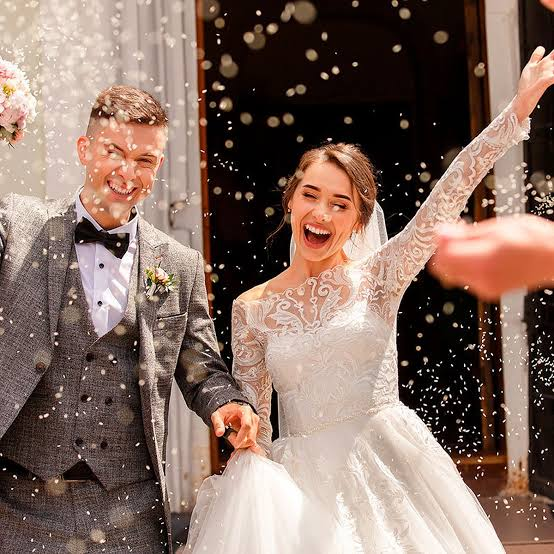
#> input picture assets/images/celebration.jpg, 554 x 554 px; its folder holds only this picture in this run
$ python generate-image-previews.py
#> lines starting #> are read from the running program, lines starting #| are printed output that depends on the picture
"""Build lossless, antialiased screen previews. Requires Pillow; originals stay intact."""

from pathlib import Path

from PIL import Image, ImageOps


ROOT = Path(__file__).resolve().parents[1]
WIDTHS = (50, 100, 200, 400, 800, 1600)


def main():
    sources = sorted((ROOT / "assets" / "images_person").glob("*.jpg"), key=lambda path: int(path.stem))
    sources.extend(sorted((ROOT / "assets" / "images").glob("*.jpg")))
    sources.extend(sorted((ROOT / "assets" / "images").glob("*.png")))
    sources.extend(sorted((ROOT / "animals").glob("*.jpg")))
    for source in sources:
        destination = source.parent / "previews"
        destination.mkdir(parents=True, exist_ok=True)
        with Image.open(source) as original:
#> original is the input picture: PIL image 554x554 RGB; mean R, G, B 133.8, 110.3, 99.7
            image = ImageOps.exif_transpose(original).convert("RGB")
            for width in WIDTHS:
                if width >= image.width:
                    continue
                height = round(image.height * width / image.width)
                preview = image.resize((width, height), Image.Resampling.LANCZOS)
                preview.save(
                    destination / f"{source.stem}-{width}.png",
                    icc_profile=original.info.get("icc_profile"),
                )
#> this loop made 6 passes
#> pass 1, in main, `preview = image.resize((width, height), Image.Resampling.LANCZOS)`:
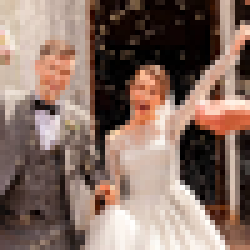
#> preview: PIL image 50x50 RGB (shown 5 times larger); mean R, G, B 133.9, 110.5, 100
#> pass 2, in main, `preview = image.resize((width, height), Image.Resampling.LANCZOS)`:
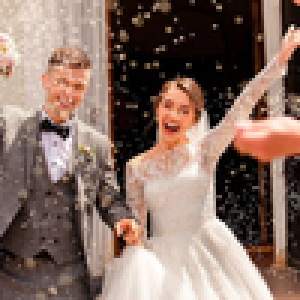
#> preview: PIL image 100x100 RGB (shown 3 times larger); mean R, G, B 133.9, 110.5, 99.9
#> pass 3, in main, `preview = image.resize((width, height), Image.Resampling.LANCZOS)`:
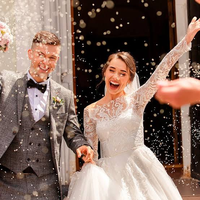
#> preview: PIL image 200x200 RGB; mean R, G, B 133.8, 110.4, 99.9
#> after the loop:
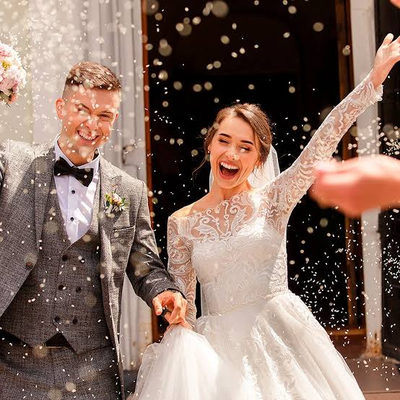
#> preview: PIL image 400x400 RGB; mean R, G, B 133.8, 110.4, 99.8
        print(f"{source.relative_to(ROOT)}: previews ready", flush=True)


if __name__ == "__main__":
    main()

$ run again, on assets/images_person/1.jpg
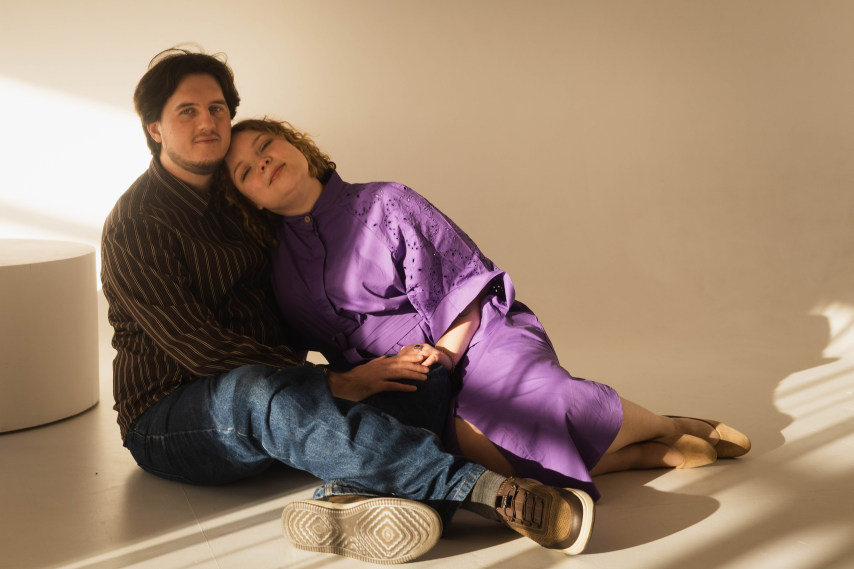
#> input picture assets/images_person/1.jpg, 2560 x 1707 px (shown at 1/3 size)
#> in main, original is the input picture: PIL image 2560x1707 RGB; mean R, G, B 153.1, 128.5, 109.9
#> the loop in main, `for width in WIDTHS:` made 6 passes
#> pass 2, in main, `preview = image.resize((width, height), Image.Resampling.LANCZOS)`:
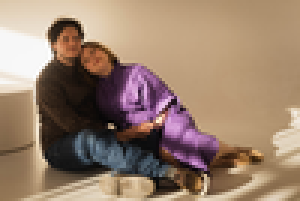
#> preview: PIL image 100x67 RGB (shown 3 times larger); mean R, G, B 153.1, 128.5, 109.9
#> pass 3, in main, `preview = image.resize((width, height), Image.Resampling.LANCZOS)`:
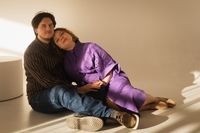
#> preview: PIL image 200x133 RGB; mean R, G, B 153.1, 128.5, 109.9

$ run again, on assets/images/couple.jpg
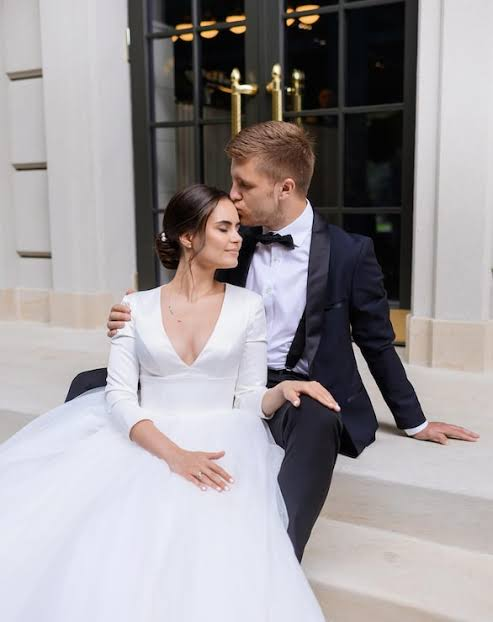
#> input picture assets/images/couple.jpg, 493 x 622 px
#> in main, original is the input picture: PIL image 493x622 RGB; mean R, G, B 157.4, 152.4, 154.8
#> the loop in main, `for width in WIDTHS:` made 6 passes
#> pass 2, in main, `preview = image.resize((width, height), Image.Resampling.LANCZOS)`:
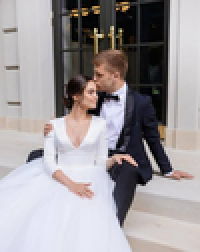
#> preview: PIL image 100x126 RGB (shown 2 times larger); mean R, G, B 157.5, 152.4, 154.8
#> pass 3, in main, `preview = image.resize((width, height), Image.Resampling.LANCZOS)`:
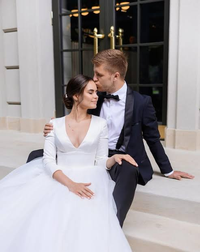
#> preview: PIL image 200x252 RGB; mean R, G, B 157.4, 152.4, 154.8
